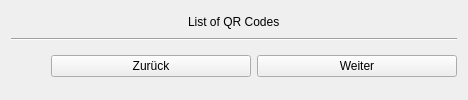
               <widget class="QWidget" name="vorbereitungPage3">
                <property name="sizePolicy">
                 <sizepolicy hsizetype="Expanding" vsizetype="Expanding">
                  <horstretch>0</horstretch>
                  <verstretch>0</verstretch>
                 </sizepolicy>
                </property>
                <layout class="QVBoxLayout" name="verticalLayout_9">
                 <item>
                  <layout class="QVBoxLayout" name="verticalLayout_4">
                   <item>
                    <layout class="QVBoxLayout" name="qrCodesListForExp">
                     <item alignment="Qt::AlignHCenter">
                      <widget class="QLabel" name="label_4">
                       <property name="text">
                        <string>List of QR Codes</string>
                       </property>
                      </widget>
                     </item>
                     <item>
                      <widget class="Line" name="line">
                       <property name="orientation">
                        <enum>Qt::Horizontal</enum>
                       </property>
                      </widget>
                     </item>
                    </layout>
                   </item>
                   <item>
                    <layout class="QHBoxLayout" name="horizontalLayout_6">
                     <item>
                      <spacer name="horizontalSpacer_3">
                       <property name="orientation">
                        <enum>Qt::Horizontal</enum>
                       </property>
                       <property name="sizeHint" stdset="0">
                        <size>
                         <width>40</width>
                         <height>20</height>
                        </size>
                       </property>
                      </spacer>
                     </item>
                     <item alignment="Qt::AlignBottom">
                      <widget class="QPushButton" name="vorbereitungPrev_2">
                       <property name="minimumSize">
                        <size>
                         <width>200</width>
                         <height>0</height>
                        </size>
                       </property>
                       <property name="maximumSize">
                        <size>
                         <width>200</width>
                         <height>16777215</height>
                        </size>
                       </property>
                       <property name="text">
                        <string>Zurück</string>
                       </property>
                      </widget>
                     </item>
                     <item alignment="Qt::AlignBottom">
                      <widget class="QPushButton" name="vorbereitungWeiter_3">
                       <property name="minimumSize">
                        <size>
                         <width>200</width>
                         <height>0</height>
                        </size>
                       </property>
                       <property name="maximumSize">
                        <size>
                         <width>200</width>
                         <height>16777215</height>
                        </size>
                       </property>
                       <property name="text">
                        <string>Weiter</string>
                       </property>
                      </widget>
                     </item>
                    </layout>
                   </item>
                  </layout>
                 </item>
                 <item>
                  <spacer name="verticalSpacer_6">
                   <property name="orientation">
                    <enum>Qt::Vertical</enum>
                   </property>
                   <property name="sizeType">
                    <enum>QSizePolicy::Fixed</enum>
                   </property>
                   <property name="sizeHint" stdset="0">
                    <size>
                     <width>20</width>
                     <height>12</height>
                    </size>
                   </property>
                  </spacer>
                 </item>
                </layout>
               </widget>
